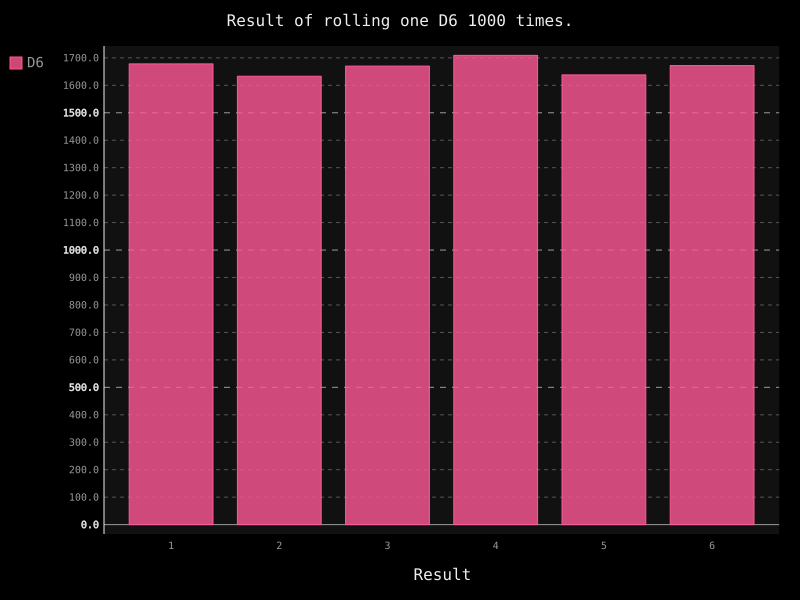

Write Python code to recreate this figure.
#!/usr/bin/python3
# coding : utf-8
# @Time  : 2020/11/20 15:28
# @File  : die_visual.py
__author__ = 'yangyanqin'

import pygal
from visual_data_pro.die import Die

# 创建一个D6
die = Die()

# 掷几次骰子，并将结果存储在一个列表中
results = []
for roll_num in range(10000):
    result = die.roll()
    results.append(result)

print(results)

# 分析结果:把每个数字出现的次数，以字典的方式打印出来
frequencies = []
for value in range(1, die.num_sides + 1):
    frequency = results.count(value)
    # 如果未出现的数字，则选择不打印
    # if frequency != 0:
    frequencies.append(frequency)

print(frequencies)

# 对结果进行可视化
hist = pygal.Bar()
hist.title = "Result of rolling one D6 1000 times."
hist.x_labels = [str(x) for x in range(1, 7)]
hist.x_title = "Result"
hist.y_tile = "Frequency of Result"

hist.add("D6", frequencies)
hist.render_to_file("die_visual.svg")
